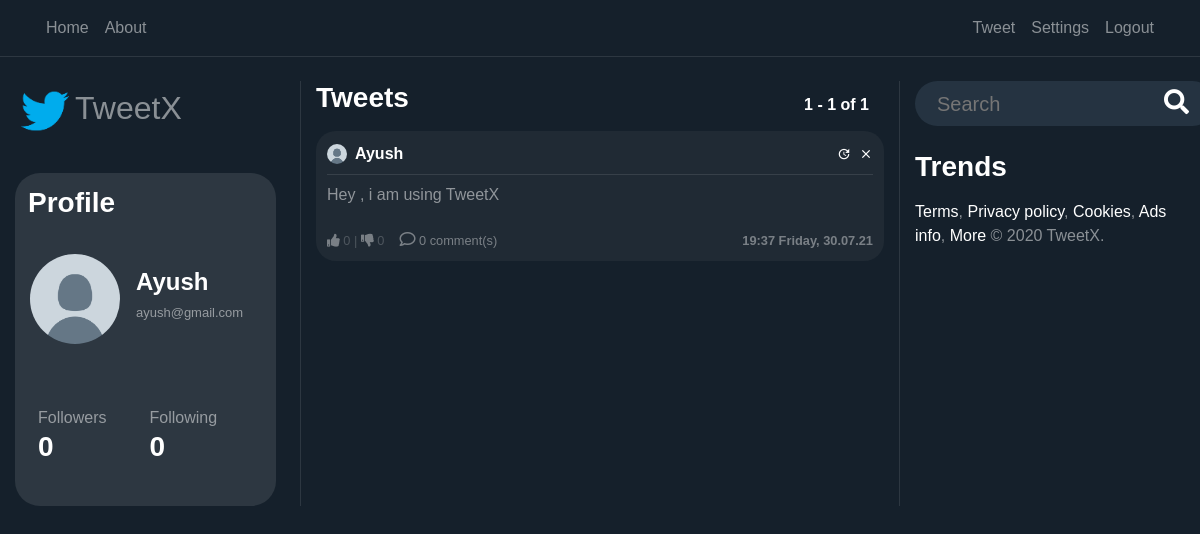
The app's page /user/Ayush (signed in) with its own data.
### users/models.py (models this page shows, shortened)
class Profile(models.Model):
    user = models.OneToOneField(User, on_delete=models.CASCADE)
    image = models.ImageField(default='default.png', upload_to='profile_pics')
    @property
    def followers(self):
        return Follow.objects.filter(follow_user=self.user).count()
    @property
    def following(self):
        return Follow.objects.filter(user=self.user).count()

### blog/models.py (models this page shows, shortened)
class Post(models.Model):
    content = models.TextField(max_length=1000)
    date_posted = models.DateTimeField(default=timezone.now)
    author = models.ForeignKey(User, on_delete=models.CASCADE)
    likes= models.IntegerField(default=0)
    dislikes= models.IntegerField(default=0)
    @property
    def number_of_comments(self):
        return Comment.objects.filter(post_connected=self).count()

### blog/views.py (the view, shortened to what this page needs)
# urls.py: path('user/<str:username>', UserPostListView.as_view(), name='user-posts'),
class UserPostListView(LoginRequiredMixin, ListView):
    model = Post
    template_name = 'blog/user_posts.html'
    context_object_name = 'posts'
    paginate_by = PAGINATION_COUNT
    def visible_user(self):
        return get_object_or_404(User, username=self.kwargs.get('username'))
    def get_context_data(self, **kwargs):
        visible_user = self.visible_user()
        logged_user = self.request.user
        print(logged_user.username == '', file=sys.stderr)
        if logged_user.username == '' or logged_user is None:
            can_follow = False
        else:
            can_follow = (Follow.objects.filter(user=logged_user,
                                                follow_user=visible_user).count() == 0)
        data = super().get_context_data(**kwargs)
        data['user_profile'] = visible_user
        data['can_follow'] = can_follow
        return data
    def get_queryset(self):
        user = self.visible_user()
        return Post.objects.filter(author=user).order_by('-date_posted')

### blog/templates/blog/user_posts.html
{% extends "blog/home.html" %}

### blog/templates/blog/home.html (shortened to what this page needs)
{% extends "blog/base.html" %}
{% load static %}
{% block content %}
    <div class="row">
        <div class="col-12 col-md-3 pr-4 dont-move">
            <a href="/"> <h2><img class="img-fluid" width="60" src="{% static 'blog/logo.png' %}">TweetX</h2></a><br>
            <div class="profile-section">
            <h3 class="white-important p-2">
                Profile
            </h3>
            <article class="media content-section" style="height: 140px; width: 100%">
                {%  if user_profile != None %}
                    <div class="mt-2 d-flex full-width align-items-center">
                        <img
                           class="rounded-circle mr-3 img-fluid"
                           style="width: 90px; height: 90px;"
                           src="{{ user_profile.profile.image.url }}">
                        <div>
                            <h4 style="text-align: left"
                                    class="white-important">
                                {{ user_profile.username }}
                            </h4>
                            <h6 style="text-align: left"
                                    class="email-profile">
                                {{ user.email }}
                            </h6>
                        </div>
                    </div>
                {%  endif %}
            </article>
            <article class="media content-section">
                <div class="row full-width pl-2">
                    <div class="col-6">
                            Followers
                    </div>
                    <div class="col-6">
                            Following
                    </div>
                    {%  if user_profile != None %}
                        <div class="col-6">
                            <h3 class="white-important follow-click">
                                <a href="{% url 'user-followers' user_profile.username %}">
                                    {{ user_profile.profile.followers }}
                                </a>
                            </h3>
                        </div>
                         <div class="col-6">
                            <a href="{% url 'user-follows' user_profile.username %}">
                                <h3 class="white-important follow-click">
                                    {{ user_profile.profile.following }}
                                </h3>
                            </a>
                        </div>
                    {%  endif %}
                </div>
            </article>
            </div>
        </div>
        <div class="col-12 col-md-6 scrollable" >
            <div class="full-width row">
                <div class="col-6">
                    <h3 class="white-important mb-3">
                        Tweets
                    </h3>
                </div>
                 <div class="col-6 no-padding">
                    <h6
                            style="position: absolute; bottom: 0; right: 0"
                            class="white-important mb-3">
                        {{ page_obj.start_index }} - {{ page_obj.end_index }} of
                        {{ paginator.count }}
                    </h6>
                </div>
            </div>
            {% for post in posts %}
                <article class="media content-section hovered-tweet">
                <div style="width: 100%; word-break: break-all;">
                    <div class="pb-2 row m-0" style="width: 100%; margin-right: 0 !important;">
                       <div
                               style="padding-left: 0px !important;"
                               class="col-8 no-padding d-flex align-items-center">
                           <img
                               class="rounded-circle mr-2"
                               style="width: 20px; height: 20px;"
                               src="{{ post.author.profile.image.url }}">
                           <a class="mr-2 white-important" href="{% url 'user-posts' post.author %}">
                               {{ post.author }}
                           </a>
                       </div>
                       <div class="col-4 d-flex flex-row-reverse no-padding align-items-center"
                            style="padding-right: 0 !important;">
                           {% if post.author == user %}
                                <a class="material-icons ml-2"
                                   style="font-size: 14px"
                                        href="{% url 'post-delete' post.id %}">clear</a>
                                <a class="material-icons ml-2"
                                   style="font-size: 14px"
                                        href="{% url 'post-update' post.id %}">update</a>
                            {%  endif %}
                       </div>
                   </div>
                    <div
                            class="mb-2"
                            style="width: 100%; height: 1px; background-color: rgba(255, 255, 255, 0.1)"></div>
                    <a
                            style="color: rgba(255, 255, 255, 0.5) !important;"
                            href="{% url 'post-detail' post.id %}">
                        <p class="mb-4">
                            {{ post.content }}
                        </p>
                    </a>
                        <div class="row">
                            <div class="col-6" style="display: flex;">
                                <small style="opacity: 0.4;">
                                    <a href="#" onClick="document.getElementById('likebutton').submit()"><i class="fas fa-thumbs-up"></i></a> {{post.likes}}   |   <a href="#" onClick="document.getElementById('dislikebutton').submit()"><i class="fas fa-thumbs-down"></i></a> {{post.dislikes}}
                                </small>
                                <small style="opacity: 0.4; margin-left:15px;">
                                    <a href="/post/{{post.id}}/">
                                        <i style=" font-size: 16px;" class="far fa-comment"></i> {{ post.number_of_comments }} comment(s)
                                    </a>
                                </small>
                            </div>
                            <div class="col-6">
                                <small
                                        style="opacity: 0.4;"
                                    class="white-important d-flex full-width flex-row-reverse">
                                    {{ post.date_posted | date:"H:i l, d.m.y" }}
                                </small>
                            </div>
                        </div>
                </div>
                </article>
            {% endfor %}
        </div>
        <div class="col-12 col-md-3 dont-move">
            <form action="{% url 'search' %}" method="post">{% csrf_token %}
                <div class="search-container">
                    <div class="search">
                    <input required name="search" type="text" id="zip-code-input" placeholder="Search">
                    <button type="submit" style="border:0; background: transparent;"><i class="fa fa-search"></i> </button> </a>
                </form>
              </div>
            </div>
            <h3 class="white-important mb-3 mt-4"> Trends </h3>
                <p><a href="">Terms</a>,
<a href="">Privacy policy</a>,
<a href="">Cookies</a>,
<a href="">Ads info</a>,
<a href="">More</a>
© 2020 TweetX.</p>
        </div>
    </div>
{% endblock content %}

### blog/static/blog/main.css (style rules this page uses)
:root { --muted-color: rgba(255, 255, 255, 0.5); }
body { background: #15202b; color: var(--muted-color); margin-top: 5rem; }
h1, h2, h3, h4, h5, h6 { color: var(--muted-color); }
.content-section { padding: 10px 10px; margin-bottom: 20px; }
.no-padding { padding: 0 !important; }
a { color: white; text-underline: none; text-decoration: none !important; }
article { border-radius: 4px; }
.white-important { color: white; font-weight: bold; }
.full-width { width: 100% }
.hovered-tweet { background-color: #90909017; border-radius: 20px; }
.hovered-tweet { border: 1px solid transparent; }
.profile-section { background-color: #2d3741; padding: 5px; border-radius: 25px; }
.scrollable { overflow-y: auto; border-left: 1px solid #2d3741; border-right: 1px solid #2d3741; }
.email-profile { font-size: 13px; outline: hidden; }

### blog/static/blog/style.css (style rules this page uses)
body { font-family: Arial, Helvetica, sans-serif; height: 100vh; margin: 0; padding: 0; }
.search-container { width: 300px; height: 45px; background-color: #253341; border-radius: 30px; display: flex; }
.search-container input { width: 100%; font-size: 20px; background-color: transparent; border: 0; color: white; }
.search-container .search { flex-grow: 1; display: flex; align-items: center; padding-left: 20px; padding-right: 20px; }
.search i { font-size: 25px; color: white; }
.search i { cursor: pointer; }

### records on screen
Post: author.profile.image (placeholder picture), author "Ayush", content "Hey , i am using TweetX", likes "0", dislikes "0", number_of_comments "0", date_posted "19:37 Friday, 30.07.21"

### other values on screen
{{ user_profile.username }} "Ayush"
{{ user.email }} "ayush@gmail.com"
{{ user_profile.profile.followers }} "0"
{{ user_profile.profile.following }} "0"
{{ page_obj.start_index }} "1"
{{ page_obj.end_index }} "1"
{{ paginator.count }} "1"
